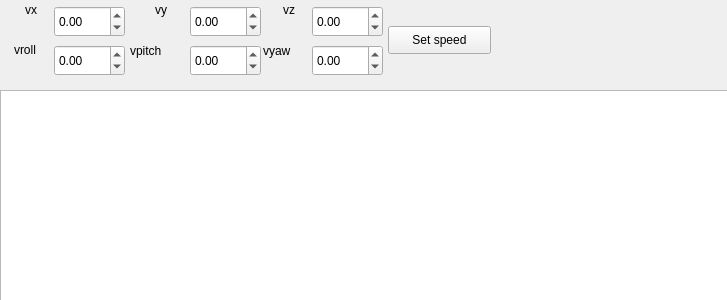
<?xml version="1.0" encoding="UTF-8"?>
<ui version="4.0">
 <class>AlgoCenter</class>
 <widget class="QWidget" name="AlgoCenter">
  <property name="geometry">
   <rect>
    <x>0</x>
    <y>0</y>
    <width>727</width>
    <height>300</height>
   </rect>
  </property>
  <property name="minimumSize">
   <size>
    <width>0</width>
    <height>0</height>
   </size>
  </property>
  <property name="windowTitle">
   <string>Form</string>
  </property>
  <widget class="QWidget" name="widget" native="true">
   <property name="geometry">
    <rect>
     <x>4</x>
     <y>1</y>
     <width>721</width>
     <height>81</height>
    </rect>
   </property>
   <widget class="QLabel" name="label">
    <property name="geometry">
     <rect>
      <x>21</x>
      <y>0</y>
      <width>21</width>
      <height>18</height>
     </rect>
    </property>
    <property name="text">
     <string>vx</string>
    </property>
   </widget>
   <widget class="QDoubleSpinBox" name="set_vx">
    <property name="geometry">
     <rect>
      <x>50</x>
      <y>5</y>
      <width>71</width>
      <height>31</height>
     </rect>
    </property>
    <property name="minimum">
     <double>-100.000000000000000</double>
    </property>
    <property name="maximum">
     <double>100.000000000000000</double>
    </property>
   </widget>
   <widget class="QDoubleSpinBox" name="set_vy">
    <property name="geometry">
     <rect>
      <x>186</x>
      <y>5</y>
      <width>71</width>
      <height>31</height>
     </rect>
    </property>
    <property name="minimum">
     <double>-100.000000000000000</double>
    </property>
    <property name="maximum">
     <double>100.000000000000000</double>
    </property>
   </widget>
   <widget class="QLabel" name="label_2">
    <property name="geometry">
     <rect>
      <x>151</x>
      <y>0</y>
      <width>21</width>
      <height>18</height>
     </rect>
    </property>
    <property name="text">
     <string>vy</string>
    </property>
   </widget>
   <widget class="QDoubleSpinBox" name="set_vz">
    <property name="geometry">
     <rect>
      <x>308</x>
      <y>5</y>
      <width>71</width>
      <height>31</height>
     </rect>
    </property>
    <property name="minimum">
     <double>-100.000000000000000</double>
    </property>
    <property name="maximum">
     <double>100.000000000000000</double>
    </property>
   </widget>
   <widget class="QLabel" name="label_3">
    <property name="geometry">
     <rect>
      <x>279</x>
      <y>0</y>
      <width>21</width>
      <height>18</height>
     </rect>
    </property>
    <property name="text">
     <string>vz</string>
    </property>
   </widget>
   <widget class="QPushButton" name="sendSpeed">
    <property name="geometry">
     <rect>
      <x>384</x>
      <y>25</y>
      <width>103</width>
      <height>28</height>
     </rect>
    </property>
    <property name="text">
     <string>Set speed</string>
    </property>
   </widget>
   <widget class="QLabel" name="label_4">
    <property name="geometry">
     <rect>
      <x>126</x>
      <y>40</y>
      <width>51</width>
      <height>20</height>
     </rect>
    </property>
    <property name="text">
     <string>vpitch</string>
    </property>
   </widget>
   <widget class="QDoubleSpinBox" name="set_vroll">
    <property name="geometry">
     <rect>
      <x>50</x>
      <y>44</y>
      <width>71</width>
      <height>31</height>
     </rect>
    </property>
    <property name="minimum">
     <double>-6.000000000000000</double>
    </property>
    <property name="maximum">
     <double>6.000000000000000</double>
    </property>
   </widget>
   <widget class="QLabel" name="label_5">
    <property name="geometry">
     <rect>
      <x>10</x>
      <y>40</y>
      <width>31</width>
      <height>18</height>
     </rect>
    </property>
    <property name="text">
     <string>vroll</string>
    </property>
   </widget>
   <widget class="QDoubleSpinBox" name="set_vpitch">
    <property name="geometry">
     <rect>
      <x>186</x>
      <y>44</y>
      <width>71</width>
      <height>31</height>
     </rect>
    </property>
    <property name="minimum">
     <double>-6.000000000000000</double>
    </property>
    <property name="maximum">
     <double>6.000000000000000</double>
    </property>
   </widget>
   <widget class="QDoubleSpinBox" name="set_vyaw">
    <property name="geometry">
     <rect>
      <x>308</x>
      <y>44</y>
      <width>71</width>
      <height>31</height>
     </rect>
    </property>
    <property name="minimum">
     <double>-6.000000000000000</double>
    </property>
    <property name="maximum">
     <double>6.000000000000000</double>
    </property>
   </widget>
   <widget class="QLabel" name="label_6">
    <property name="geometry">
     <rect>
      <x>259</x>
      <y>40</y>
      <width>41</width>
      <height>20</height>
     </rect>
    </property>
    <property name="text">
     <string>vyaw</string>
    </property>
   </widget>
  </widget>
  <widget class="QListView" name="uavInstanceList">
   <property name="geometry">
    <rect>
     <x>0</x>
     <y>90</y>
     <width>731</width>
     <height>211</height>
    </rect>
   </property>
  </widget>
 </widget>
 <resources/>
 <connections/>
</ui>
